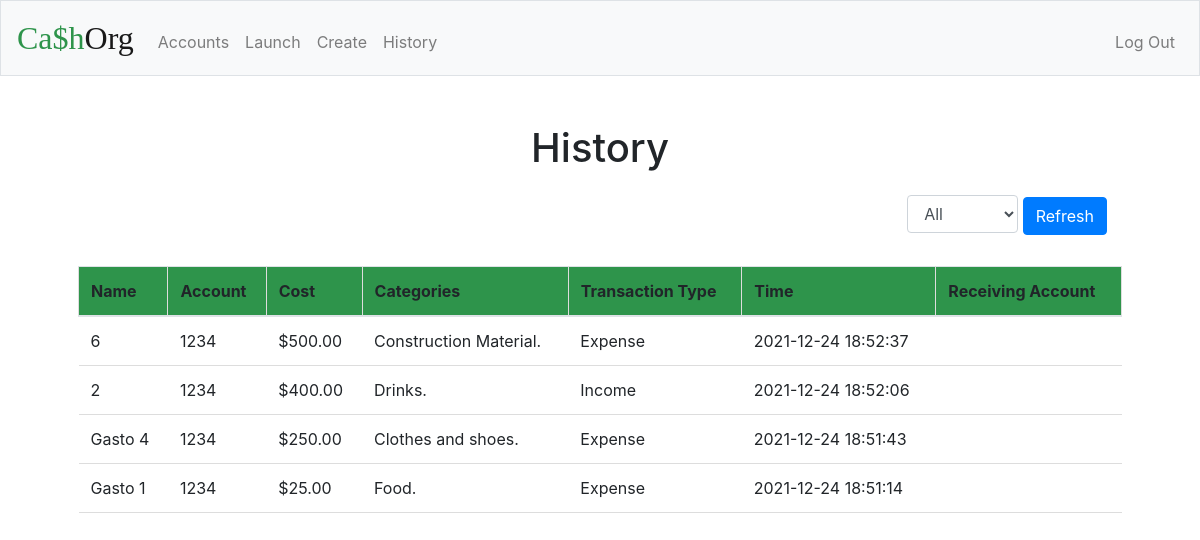
Screenshot of /history (signed in) with the database file from the repository.
### tables this page shows
CREATE TABLE transactions (id INTEGER, user_id INTEGER, account_id INTEGER, item_name TEXT NOT NULL, transaction_type TEXT NOT NULL, cost NUMERIC, time TEXT NOT NULL, incount_id INTEGER, PRIMARY KEY (id), FOREIGN KEY (user_id) REFERENCES users(id), FOREIGN KEY (account_id) REFERENCES accounts(id));

CREATE TABLE accounts (id INTEGER, user_id INTEGER, name TEXT NOT NULL, cash NUMERIC NOT NULL DEFAULT 0.00, PRIMARY KEY (id), FOREIGN KEY (user_id) REFERENCES users(id));

### application.py (the view, shortened to what this page needs)
@app.route("/history", methods=["GET", "POST"])
@login_required
def history():
    rows = db.execute('SELECT * FROM transactions WHERE user_id = :user_id ORDER BY time DESC', user_id=session['user_id'])
    expenses = []
    incomes = []
    transfers = []
    for row in rows:
        categos = ""
        catego = db.execute('SELECT categ.name FROM categ JOIN sync ON sync.categ_id = categ.id JOIN transactions ON sync.trans_id = transactions.id WHERE transactions.user_id = :user_id AND transactions.id = :trans_id'
                             , user_id=session['user_id'], trans_id=row['id'])
        for cate in catego:
            categos += cate['name'] + ', '
        categos = categos[0:(len(categos) - 2)] + '.'
        row['categs'] = categos
        cname = db.execute('SELECT name FROM accounts WHERE id = :acid', acid=row['account_id'])[0]['name']
        row['conta'] = cname
        iname = db.execute('SELECT name FROM accounts WHERE id = :acid', acid=row['incount_id'])
        if len(iname) < 1:
            row['inconta'] = ''
        else:
            row['inconta'] = iname[0]['name']
        if row['transaction_type'] == 'Expense':
            expenses.append(row)
        elif row['transaction_type'] == 'Income':
            incomes.append(row)
        elif row['transaction_type'] == 'Transfer':
            transfers.append(row)
    if request.method == 'GET':
        print(rows)
        return render_template('history.html', options=options, rows=rows)

### application.py (called while the page is built)
@app.after_request
def after_request(response):
    response.headers["Cache-Control"] = "no-cache, no-store, must-revalidate"
    response.headers["Expires"] = 0
    response.headers["Pragma"] = "no-cache"
    return response

### helpers.py (called while the page is built)
def login_required(f):
    @wraps(f)
    def decorated_function(*args, **kwargs):
        if session.get("user_id") is None:
            return redirect("/login")
        return f(*args, **kwargs)
    return decorated_function

def usd(value):
    return f"${value:,.2f}"

### templates/history.html (shortened to what this page needs)
{% extends "layout.html" %}
{% block main %}
    <h1>History</h1>
    <div class='sel'>
        <form action='/history' method='post'>
            <select class='form-control' name='opera'>
                <option value='All'>All</option>
            </select>
            <button class="btn btn-primary" type="submit">Refresh</button>
        </form>
    </div>
    <table class='table'>
        <thead>
            <tr>
                <th>Name</th>
                <th>Account</th>
                <th>Cost</th>
                <th>Categories</th>
                <th>Transaction Type</th>
                <th>Time</th>
                <th>Receiving Account</th>
            </tr>
        </thead>
        <tbody>
            {% for row in rows %}
                <tr>
                    <td>{{row['item_name']}}</td>
                    <td>{{row['conta']}}</td>
                    <td>{{row['cost'] | usd}}</td>
                    <td>{{row['categs']}}</td>
                    <td>{{row['transaction_type']}}</td>
                    <td>{{row['time']}}</td>
                    <td>{{row['inconta']}}</td>
                </tr>
            {% endfor %}
        </tbody>
    </table>
{% endblock %}

### static/styles.css (style rules this page uses)
main .form-control { display: inline-block; width: auto; }
.table { border-collapse: collapse; width: 100%; }
th, td { padding: 15px; text-align: left; border-bottom: 1px solid #ddd; }
th { background-color: #2e944b; border: 1px solid #ddd; }
.sel { padding: 15px; text-align: right; }

### rows the page displays
transactions: item_name "6", conta "1234", cost "$500.00", categs "Construction Material.", transaction_type "Expense", time "2021-12-24 18:52:37"
transactions: item_name "2", conta "1234", cost "$400.00", categs "Drinks.", transaction_type "Income", time "2021-12-24 18:52:06"
transactions: item_name "Gasto 4", conta "1234", cost "$250.00", categs "Clothes and shoes.", transaction_type "Expense", time "2021-12-24 18:51:43"
transactions: item_name "Gasto 1", conta "1234", cost "$25.00", categs "Food.", transaction_type "Expense", time "2021-12-24 18:51:14"
